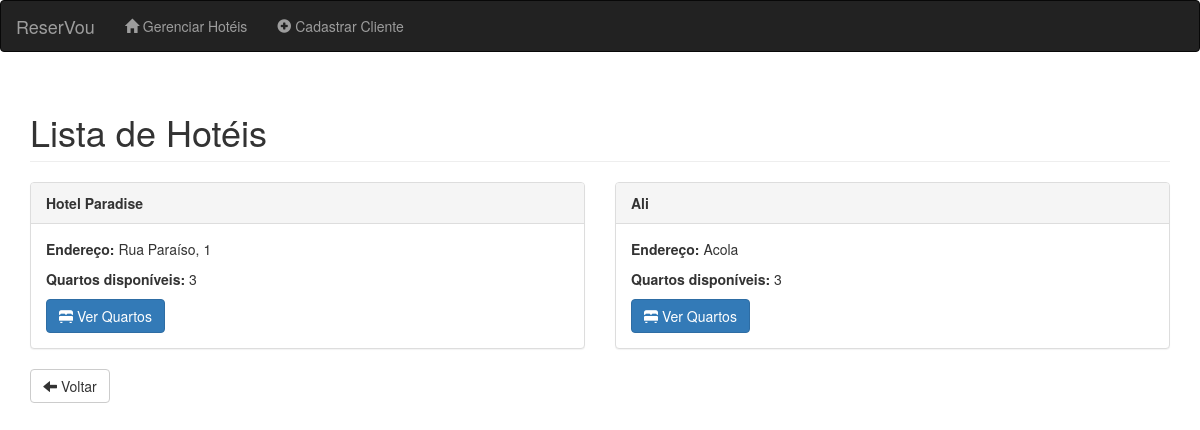
The page /reservar_listar_hoteis/ on the database as committed earlier.
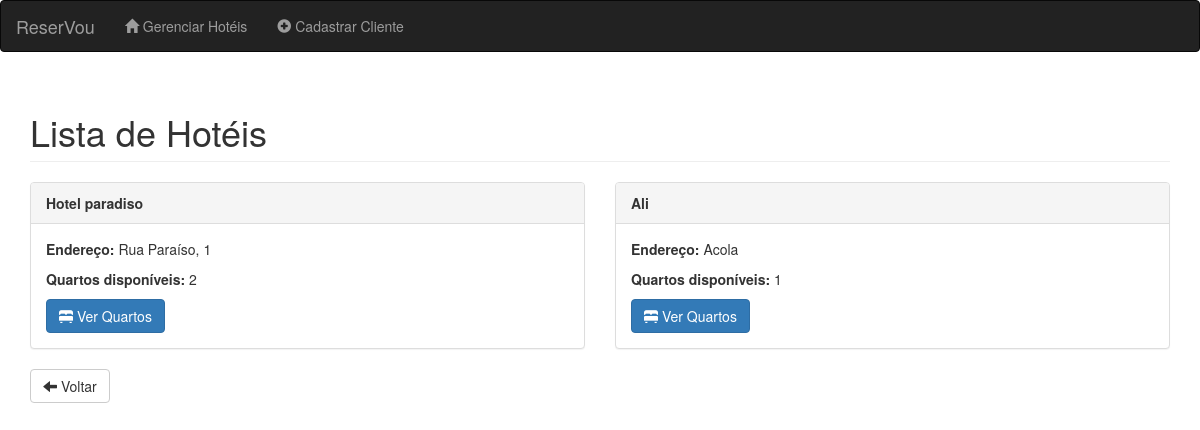
The same page on the database as committed later.
### ReserVou/models.py (models this page shows, shortened)
class Hotel (models.Model):
    nome = models.CharField(max_length = 100, null = False, blank = False)
    endereco = models.CharField(max_length = 150, null = False, blank = False)
    @property
    def qtd_quartos_disponiveis(self):
        return self.quarto.filter(status='disponível').count()

### ReserVou/views.py (the view)
# urls.py: path('reservar_listar_hoteis/', views.reservar_listar_hoteis, name = 'reservar_listar_hoteis'),
def reservar_listar_hoteis(request):
    cliente_id = request.GET.get('cliente_id')
    hoteis = Hotel.objects.all()
    return render(request, 'ReserVou/hotel/reservar_listar_hoteis.html', {
        'hoteis' : hoteis,
        'cliente_id' : cliente_id
    })

### ReserVou/templates/ReserVou/hotel/reservar_listar_hoteis.html (shortened to what this page needs)
<!DOCTYPE html>
<html lang="pt">
<head>
    <link rel="stylesheet" href="https://maxcdn.bootstrapcdn.com/bootstrap/3.4.1/css/bootstrap.min.css">
</head>
<body>
    <nav class="navbar navbar-inverse">
        <div class="container-fluid">
            <div class="navbar-header">
                <a class="navbar-brand" href="{% url 'home' %}">ReserVou</a>
            </div>
            <ul class="nav navbar-nav">
                <li><a href="{% url 'gerenciar_hoteis' %}"><span class="glyphicon glyphicon-home"></span> Gerenciar Hotéis</a></li>
                <li><a href="{% url 'cadastrar_cliente' %}"><span class="glyphicon glyphicon-plus-sign"></span> Cadastrar Cliente</a></li>
            </ul>
        </div>
    </nav>
    <div class="container">
        <h1 class="page-header">Lista de Hotéis</h1>
        <div class="row">
            {% for hotel in hoteis %}
                <div class="col-md-6">
                    <div class="panel panel-default">
                        <div class="panel-heading"><strong>{{ hotel.nome }}</strong></div>
                        <div class="panel-body">
                            <p><strong>Endereço:</strong> {{ hotel.endereco }}</p>
                            <p><strong>Quartos disponíveis:</strong> {{ hotel.qtd_quartos_disponiveis }}</p>
                            <a href="{% url 'listar_quartos' hotel.id %}?cliente_id={{ cliente_id }}" class="btn btn-primary">
                                <span class="glyphicon glyphicon-bed"></span> Ver Quartos
                            </a>
                        </div>
                    </div>
                </div>
            {% empty %}
                <div class="col-md-12">
                    <p class="text-muted">Nenhum hotel cadastrado ainda.</p>
                </div>
            {% endfor %}
        </div>
        <a href="{% url 'home' %}" class="btn btn-default">
            <span class="glyphicon glyphicon-arrow-left"></span> Voltar
        </a>
    </div>
</body>
</html>

Rows that differ between the two databases and show on the page:
changed Hotel "Rua Paraíso, 1": nome "Hotel Paradise" → "Hotel paradiso"; qtd_quartos_disponiveis "3" → "2"
computed for Hotel "Ali": qtd_quartos_disponiveis "3" → "1"
